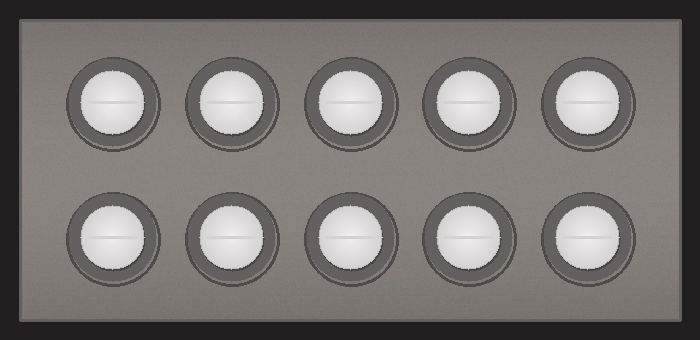
#> input picture dataset/samples/sample_01_perfect_pack.png, 700 x 340 px
$ python -i preprocessor.py   (imports and definitions only)
#> lines starting #> are read from the running program, lines starting #| are printed output that depends on the picture; after the words box and inside, x2 and y2 are one past the last pixel; in counts of white or black regions, pixels touching at a corner belong together
#> further down, picture is the input picture: shape (340, 700, 3); mean B, G, R 114.5, 116.8, 121.3
"""
Image Preprocessing and Color Space Normalization Module.
Applies bilateral filtering and CLAHE to handle metallic foil specular glare
and uneven industrial lighting conditions.
"""

import os
from typing import Tuple, Optional
import cv2
import numpy as np
from .config import PackConfig


class ImagePreprocessor:
    """
    Handles image ingestion, noise reduction, illumination correction,
    and multi-color-space transformations.
    """

    def __init__(self, config: Optional[PackConfig] = None):
        self.config = config or PackConfig()
        self.clahe = cv2.createCLAHE(
            clipLimit=self.config.clahe_clip_limit,
            tileGridSize=self.config.clahe_tile_grid_size
        )

    # [53 lines left out: functions load_image, denoise_bilateral, enhance_contrast_clahe, convert_color_spaces, not called in this run]

    def segment_pack_mask(self, bgr_image: np.ndarray) -> np.ndarray:
        """
        Generates a binary mask isolating the overall blister pack from the background.
        Uses Otsu's thresholding followed by morphological closing.
        """
        gray = cv2.cvtColor(bgr_image, cv2.COLOR_BGR2GRAY)
        blurred = cv2.GaussianBlur(gray, (7, 7), 0)
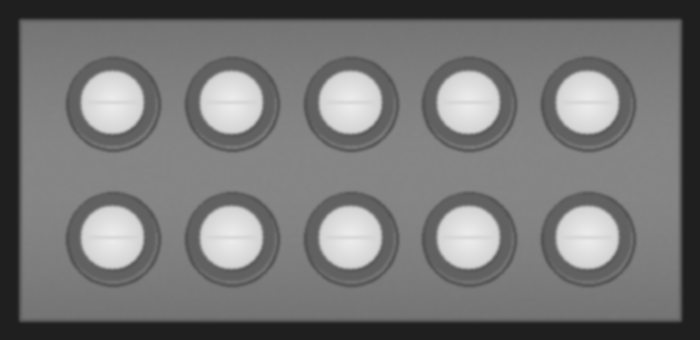
#> blurred: shape (340, 700); min 31, max 235, mean 117.9

        # Otsu thresholding
        _, mask = cv2.threshold(blurred, 0, 255, cv2.THRESH_BINARY + cv2.THRESH_OTSU)
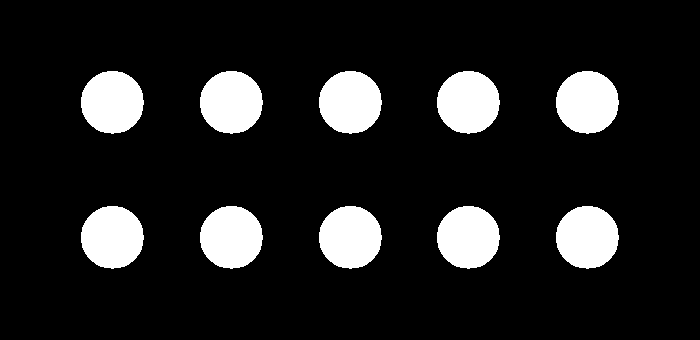
#> mask: shape (340, 700); 13.1% white; 10 white regions, largest, box (x1, y1, x2, y2) and area: (81, 71, 144, 134) 3109, (200, 71, 263, 134) 3109, (319, 71, 382, 134) 3109

        # If background is lighter than the blister pack border, invert
        border_mean = np.mean([
            np.mean(mask[0:10, :]),
            np.mean(mask[-10:, :]),
            np.mean(mask[:, 0:10]),
            np.mean(mask[:, -10:])
        ])
#> border_mean = 0
        if border_mean > 127:
            mask = cv2.bitwise_not(mask)

        # Morphological closing to seal internal pocket gaps
        kernel = cv2.getStructuringElement(cv2.MORPH_RECT, (15, 15))
        mask_closed = cv2.morphologyEx(mask, cv2.MORPH_CLOSE, kernel, iterations=2)

        return mask_closed

>>> import cv2
>>> picture = cv2.imread('../dataset/samples/sample_01_perfect_pack.png')
>>> result = ImagePreprocessor().segment_pack_mask(picture)

$ run again, on dataset/samples/sample_02_missing_tablet.png
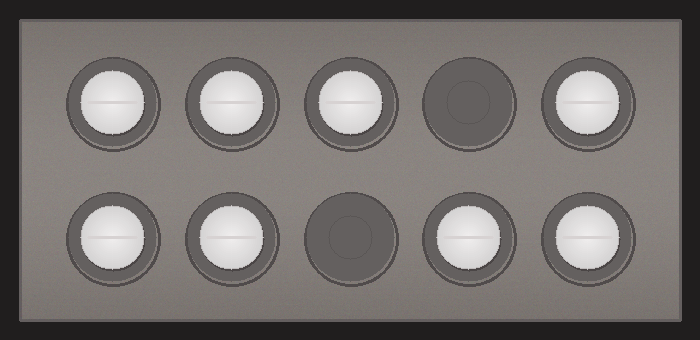
#> input picture dataset/samples/sample_02_missing_tablet.png, 700 x 340 px
#> picture is the input picture: shape (340, 700, 3); mean B, G, R 111.3, 113.5, 118.1
#> in segment_pack_mask, `blurred = cv2.GaussianBlur(gray, (7, 7), 0)`:
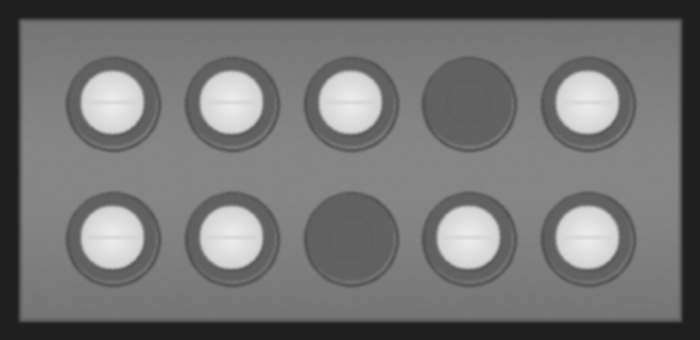
#> blurred: shape (340, 700); min 31, max 235, mean 114.7
#> in segment_pack_mask, `_, mask = cv2.threshold(blurred, 0, 255, cv2.THRESH_BINARY + cv2.THRES..`:
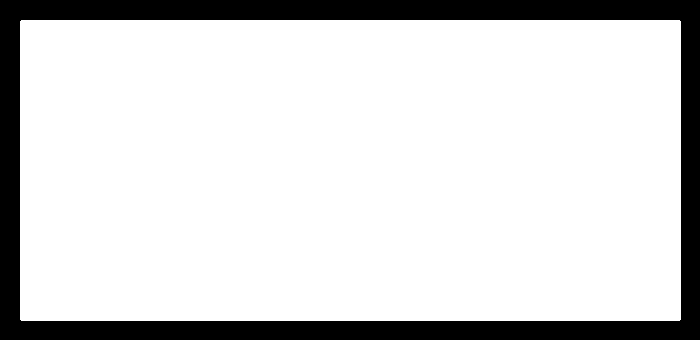
#> mask: shape (340, 700); 83.6% white; 1 black region, box (x1, y1, x2, y2) and area: (0, 0, 700, 340) 39043
#> border_mean = 0
